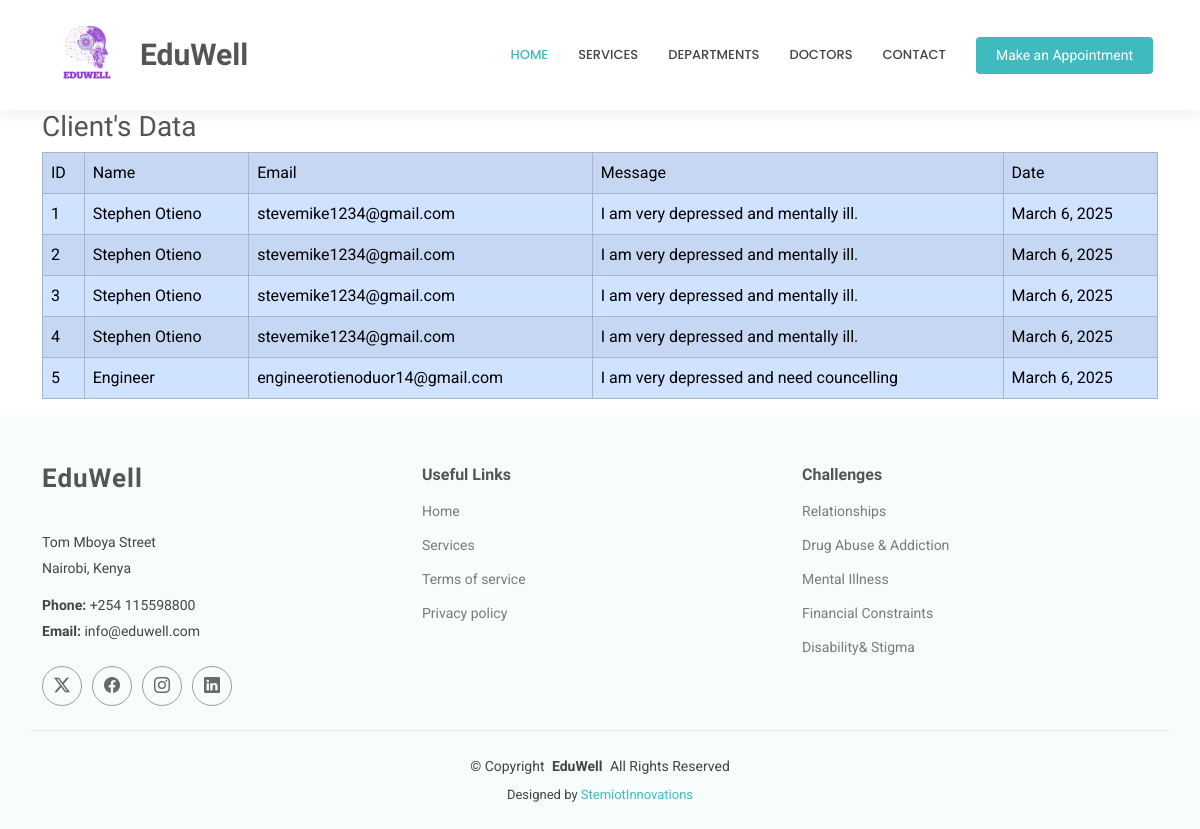
Screenshot of /clients/ (signed in) with the database file from the repository.
### mentalChatbot/models.py (models this page shows, shortened)
class Client(models.Model):
    client_name = models.CharField(max_length=100)
    client_email = models.CharField(max_length=100)
    client_message = models.TextField()
    filled_at = models.DateTimeField(auto_now_add=True)

### mentalChatbot/views.py (the view)
# urls.py: path('clients/', views.view_clients, name='clients'),
@login_required(login_url='login')
def view_clients(request):
    clients = Client.objects.all()
    return render(request, 'view_clients.html', {'clients':clients})

### mentalChatbot/templates/view_clients.html (shortened to what this page needs)
{% load static %}
<!DOCTYPE html>
<html lang="en">
<head>
  <link href="{% static 'assets/vendor/bootstrap/css/bootstrap.min.css' %}" rel="stylesheet">
  <link href="{% static 'assets/vendor/bootstrap-icons/bootstrap-icons.css' %}" rel="stylesheet">
  <link href="{% static 'assets/vendor/aos/aos.css' %}" rel="stylesheet">
  <link href="{% static 'assets/vendor/fontawesome-free/css/all.min.css' %}" rel="stylesheet">
  <link href="{% static 'assets/vendor/glightbox/css/glightbox.min.css' %}" rel="stylesheet">
  <link href="{% static 'assets/vendor/swiper/swiper-bundle.min.css' %}" rel="stylesheet">
  <link href="{% static 'assets/css/main.css' %}" rel="stylesheet">
</head>
<body class="index-page">
  <header id="header" class="header sticky-top">
    <div class="branding d-flex align-items-center">
      <div class="container position-relative d-flex align-items-center justify-content-end">
        <a href="{% url 'homepage' %}" class="logo d-flex align-items-center me-auto">
          <img src="{% static 'assets/img/logo1.png' %}" alt="">
           <h1 class="sitename">EduWell</h1>
        </a>
        <nav id="navmenu" class="navmenu">
          <ul>
            <li><a href="#hero" class="active">Home</a></li>
            <li><a href="#services">Services</a></li>
            <li><a href="#departments">Departments</a></li>
            <li><a href="#doctors">Doctors</a></li>
            <li><a href="#contact">Contact</a></li>
          </ul>
        </nav>
        <a class="cta-btn" href="index.html#appointment">Make an Appointment</a>
      </div>
    </div>
  </header>
<main class="container">
    <h3>Client's Data</h3>
    <table class=" table table-striped table-bordered table-hover table-primary">
        <tr>
            <td>ID</td>
           <td>Name</td>
            <td>Email</td>
            <td>Message</td>
            <td>Date</td>
        </tr>
        {% for client in clients %}
        <tr>
         <td>{{ forloop.counter }}</td>
        <td>{{ client.client_name }}</td>
        <td>{{ client.client_email }}</td>
        <td>{{ client.client_message }}</td>
        <td>{{ client.filled_at|date:"F j, Y" }}</td>
        </tr>
        {% endfor %}
    </table>
</main>
<footer id="footer" class="footer light-background">
    <div class="container footer-top">
      <div class="row gy-4">
        <div class="col-lg-4 col-md-6 footer-about">
          <a style="text-decoration: none" href="index.html" class="logo d-flex align-items-center">
            <span class="sitename">EduWell</span>
          </a>
          <div class="footer-contact pt-3">
            <p>Tom Mboya Street</p>
            <p>Nairobi, Kenya</p>
            <p class="mt-3"><strong>Phone:</strong> <span>+254 115598800</span></p>
            <p><strong>Email:</strong> <span>info@eduwell.com</span></p>
          </div>
          <div class="social-links d-flex mt-4">
            <a href=""><i class="bi bi-twitter-x"></i></a>
            <a href=""><i class="bi bi-facebook"></i></a>
            <a href=""><i class="bi bi-instagram"></i></a>
            <a href=""><i class="bi bi-linkedin"></i></a>
          </div>
        </div>
        <div class="col-lg-4 col-md-3 footer-links">
          <h4>Useful Links</h4>
          <ul>
            <li><a href="#">Home</a></li>
            <li><a href="#">Services</a></li>
            <li><a href="#">Terms of service</a></li>
            <li><a href="#">Privacy policy</a></li>
          </ul>
        </div>
        <div class="col-lg-4 col-md-3 footer-links">
          <h4>Challenges</h4>
          <ul>
            <li><a href="{% url 'relationships' %}">Relationships</a></li>
            <li><a href="#">Drug Abuse & Addiction</a></li>
            <li><a href="#">Mental Illness</a></li>
            <li><a href="#">Financial Constraints</a></li>
            <li><a href="#">Disability& Stigma</a></li>
          </ul>
        </div>
      </div>
    </div>
    <div class="container copyright text-center mt-4">
      <p>© <span>Copyright</span> <strong class="px-1 sitename">EduWell</strong> <span>All Rights Reserved</span></p>
      <div class="credits">
        Designed by <a style="text-decoration: none" href="https://stemiotsoftwares.onrender.com/">StemiotInnovations</a>
      </div>
    </div>
  </footer>
</body>
</html>

### mentalChatbot/static/assets/css/main.css (style rules this page uses)
:root { --default-font: "Roboto", system-ui, -apple-system, "Segoe UI", Roboto, "Helvetica Neue", Arial, "Noto Sans", "Liberation Sans", sans-serif, "Apple Color Emoji", "Segoe UI Emoji", "Segoe UI Symbol", "Noto Color Emoji"; --heading-font: "Raleway", sans-serif; --nav-font: "Poppins", sans-serif; }
:root { --background-color: #ffffff; --default-color: #444444; --heading-color: #555555; --accent-color: #3fbbc0; --surface-color: #ffffff; --contrast-color: #ffffff; }
:root { --nav-color: #444444; --nav-hover-color: #3fbbc0; --nav-mobile-background-color: #ffffff; --nav-dropdown-background-color: #ffffff; --nav-dropdown-color: #444444; --nav-dropdown-hover-color: #3fbbc0; }
.light-background { --background-color: #f7fcfc; --surface-color: #ffffff; }
:root { scroll-behavior: smooth; }
body { color: var(--default-color); background-color: var(--background-color); font-family: var(--default-font); }
a { color: var(--accent-color); text-decoration: none; transition: 0.3s; }
h1, h2, h3, h4, h5, h6 { color: var(--heading-color); font-family: var(--heading-font); }
.header { color: var(--default-color); background-color: var(--background-color); transition: all 0.5s; z-index: 997; box-shadow: 0px 0 18px rgba(0, 0, 0, 0.1); }
.header .branding { min-height: 60px; padding: 10px 0; }
.header .logo { line-height: 1; }
.header .logo img { max-height: 90px; margin-right: 8px; }
.header .logo h1 { font-size: 30px; margin: 0; font-weight: 700; color: var(--heading-color); }
.header .cta-btn, .header .cta-btn:focus { color: var(--contrast-color); background: var(--accent-color); font-size: 14px; padding: 8px 20px; margin: 0 5px 0 30px; border-radius: 4px; transition: 0.3s; }
@media (min-width: 1200px) { .navmenu { padding: 0; } }
@media (min-width: 1200px) { .navmenu ul { margin: 0; padding: 0; display: flex; list-style: none; align-items: center; } }
@media (min-width: 1200px) { .navmenu li { position: relative; } }
@media (min-width: 1200px) { .navmenu a, .navmenu a:focus { color: var(--nav-color); padding: 18px 15px; font-size: 13px; font-family: var(--nav-font); font-weight: 500; text-transform: uppercase; display: flex; align-items: center; justify-content: space-between; white-space: nowrap; transition: 0.3s; } }
@media (min-width: 1200px) { .navmenu li:last-child a { padding-right: 0; } }
@media (min-width: 1200px) { .navmenu li:hover>a, .navmenu .active, .navmenu .active:focus { color: var(--nav-hover-color); } }
.footer { color: var(--default-color); background-color: var(--background-color); font-size: 14px; position: relative; }
.footer .footer-top { padding-top: 50px; }
.footer .footer-about .logo { line-height: 1; margin-bottom: 25px; }
.footer .footer-about .logo span { color: var(--heading-color); font-family: var(--heading-font); font-size: 26px; font-weight: 700; letter-spacing: 1px; }
.footer .footer-about p { font-size: 14px; font-family: var(--heading-font); }
.footer .social-links a { display: flex; align-items: center; justify-content: center; width: 40px; height: 40px; border-radius: 50%; border: 1px solid color-mix(in srgb, var(--default-color), transparent 50%); font-size: 16px; color: color-mix(in srgb, var(--default-color), transparent 20%); margin-right: 10px; transition: 0.3s; }
.footer h4 { font-size: 16px; font-weight: bold; position: relative; padding-bottom: 12px; }
.footer .footer-links { margin-bottom: 30px; }
.footer .footer-links ul { list-style: none; padding: 0; margin: 0; }
.footer .footer-links ul li { padding: 10px 0; display: flex; align-items: center; }
.footer .footer-links ul li:first-child { padding-top: 0; }
.footer .footer-links ul a { color: color-mix(in srgb, var(--default-color), transparent 30%); display: inline-block; line-height: 1; }
.footer .footer-contact p { margin-bottom: 5px; }
.footer .copyright { padding: 25px 0; border-top: 1px solid color-mix(in srgb, var(--default-color), transparent 90%); }
.footer .copyright p { margin-bottom: 0; }
.footer .credits { margin-top: 8px; font-size: 13px; }

### rows the page displays
Client: client_name "Stephen Otieno", client_email "stevemike1234@gmail.com", client_message "I am very depressed and mentally ill.", filled_at "March 6, 2025"
Client: client_name "Stephen Otieno", client_email "stevemike1234@gmail.com", client_message "I am very depressed and mentally ill.", filled_at "March 6, 2025"
Client: client_name "Stephen Otieno", client_email "stevemike1234@gmail.com", client_message "I am very depressed and mentally ill.", filled_at "March 6, 2025"
Client: client_name "Stephen Otieno", client_email "stevemike1234@gmail.com", client_message "I am very depressed and mentally ill.", filled_at "March 6, 2025"
Client: client_name "Engineer", client_email "engineerotienoduor14@gmail.com", client_message "I am very depressed and need councelling", filled_at "March 6, 2025"
